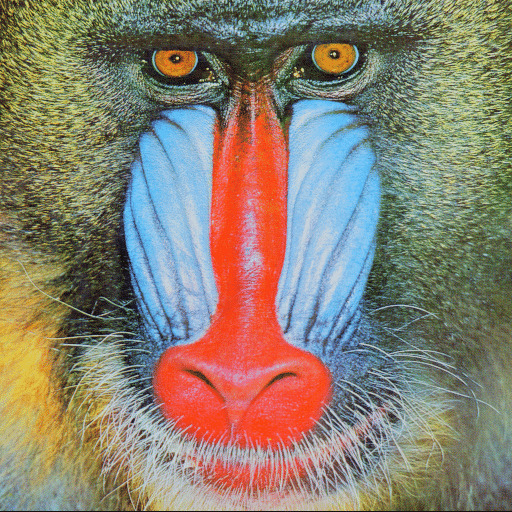
//> input picture multimedia/opencv_imageProcessing/mandrill.jpg, 512 x 512 px
$ ./rotate   (built with g++ and OpenCV 4)
//> lines starting //> are read from the running program, lines starting //| are printed output that depends on the picture
#include <opencv2/highgui/highgui.hpp>  // OpenCV의 고수준 GUI 기능을 사용하기 위한 헤더 파일 포함
#include <opencv2/imgproc/imgproc.hpp>  // OpenCV의 이미지 처리 기능을 사용하기 위한 헤더 파일 포함

using namespace cv; // OpenCV의 cv 네임스페이스를 사용하여 코드 내에서 cv:: 없이 함수와 클래스를 사용

int main()
{
    // "mandrill.jpg" 이미지를 컬러 형식으로 읽어와 Mat 객체에 저장
    Mat image1 = imread("mandrill.jpg", IMREAD_COLOR);
//> image1 is the input picture: 512 rows x 512 cols, CV_8UC3; mean B, G, R 113.4, 129, 137.4

    // image1과 같은 크기와 타입으로 검정색 이미지 생성 (각 변환 결과를 저장할 Mat 객체 생성)
    Mat image2 = Mat::zeros(image1.size(), image1.type()); // 회전 변환 결과
    Mat image3 = Mat::zeros(image1.size(), image1.type()); // 수직(상하) 대칭 변환 결과
    Mat image4 = Mat::zeros(image1.size(), image1.type()); // 수평(좌우) 대칭 변환 결과
    Mat image5 = Mat::zeros(image1.size(), image1.type()); // 전치 행렬 변환 결과

    // 회전 각도를 45도로 설정
    double angle = 45;

    // 회전의 중심점을 이미지의 중앙으로 설정
    Point2f center(image1.cols / 2., image1.rows / 2);
//> center = Point(256, 256)

    // 2D 회전 변환 행렬을 계산 (중심점, 회전 각도, 스케일)
    Mat rotMat = getRotationMatrix2D(center, angle, 1.0);

    // 아핀 변환을 사용하여 이미지를 45도 회전
    warpAffine(image1, image2, rotMat, image1.size());
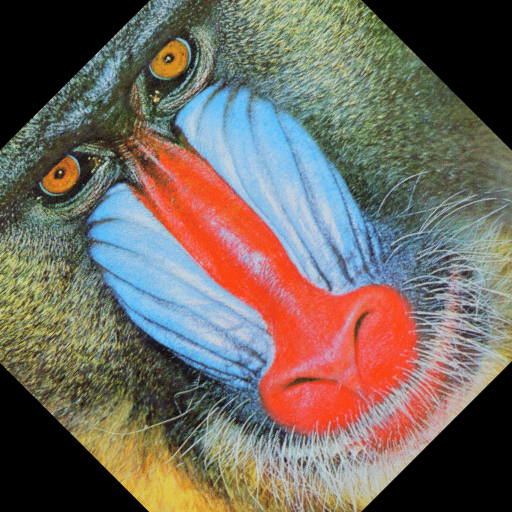
//> image2: 512 rows x 512 cols, CV_8UC3; mean B, G, R 96.8, 105.5, 114.5

    // 이미지의 수직(상하) 대칭을 적용
    flip(image1, image3, 0);
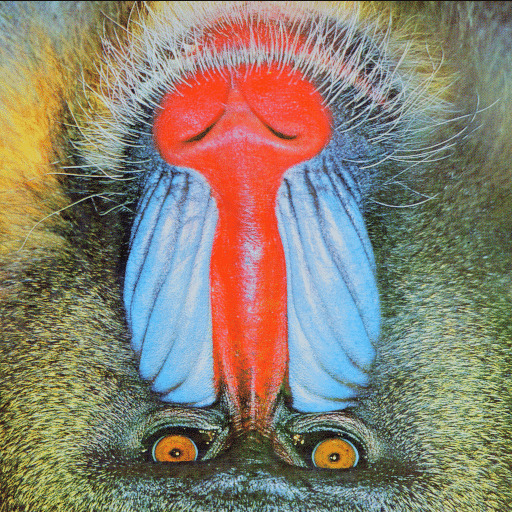
//> image3: 512 rows x 512 cols, CV_8UC3; mean B, G, R 113.4, 129, 137.4

    // 이미지의 수평(좌우) 대칭을 적용
    flip(image1, image4, 1);
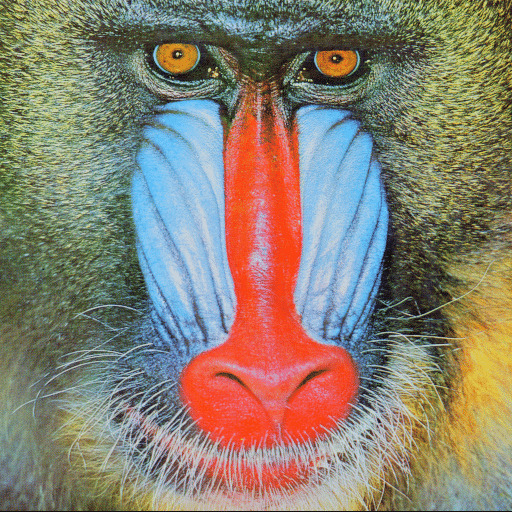
//> image4: 512 rows x 512 cols, CV_8UC3; mean B, G, R 113.4, 129, 137.4

    // 이미지의 전치 행렬을 계산 (행과 열을 뒤바꿈)
    transpose(image1, image5);
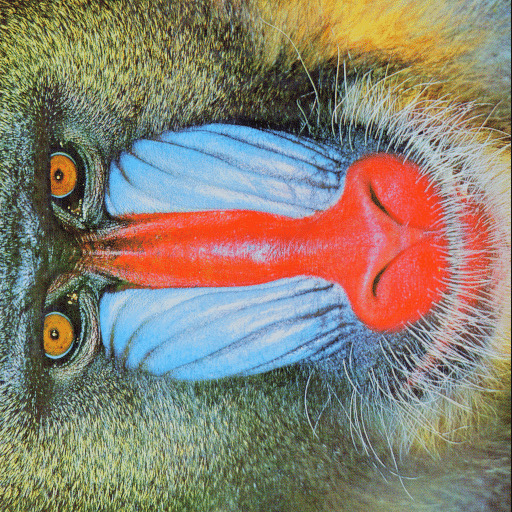
//> image5: 512 rows x 512 cols, CV_8UC3; mean B, G, R 113.4, 129, 137.4

    // 원본 이미지와 변환된 이미지들을 각각의 창에 표시
    imshow("Image", image1);       // 원본 이미지
    imshow("warpAffine", image2);  // 45도 회전된 이미지
    imshow("flip", image3);        // 수직(상하) 대칭된 이미지
    imshow("mirror", image4);      // 수평(좌우) 대칭된 이미지
    imshow("transpose", image5);   // 전치 행렬 이미지

    // 키 입력이 있을 때까지 대기 (창이 유지됨)
    waitKey(0);

    return 0; // 프로그램 종료
}

$ run again, with multimedia/opencv_imageProcessing/sample1.jpg copied over multimedia/opencv_imageProcessing/mandrill.jpg
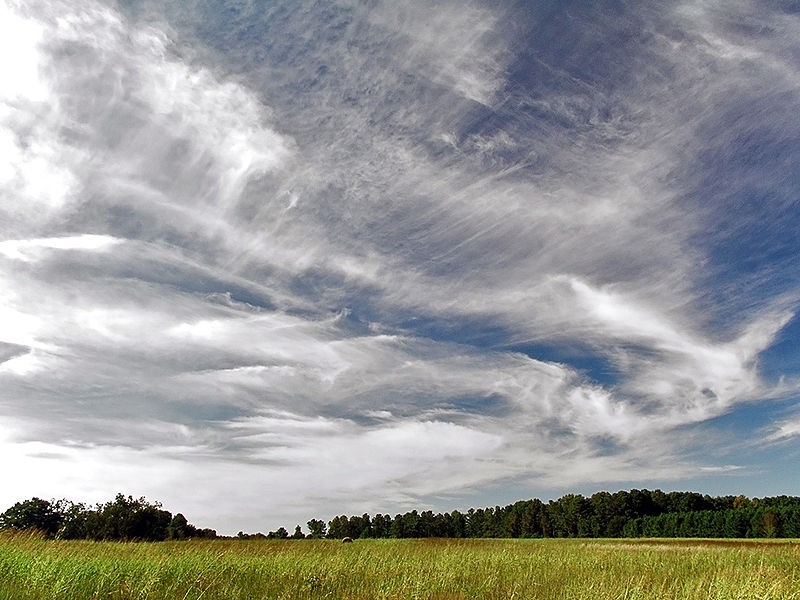
//> input picture multimedia/opencv_imageProcessing/sample1.jpg, 800 x 600 px
//> image1 is the input picture: 600 rows x 800 cols, CV_8UC3; mean B, G, R 152.1, 154.3, 152.8
//> `flip(image1, image4, 1);`:
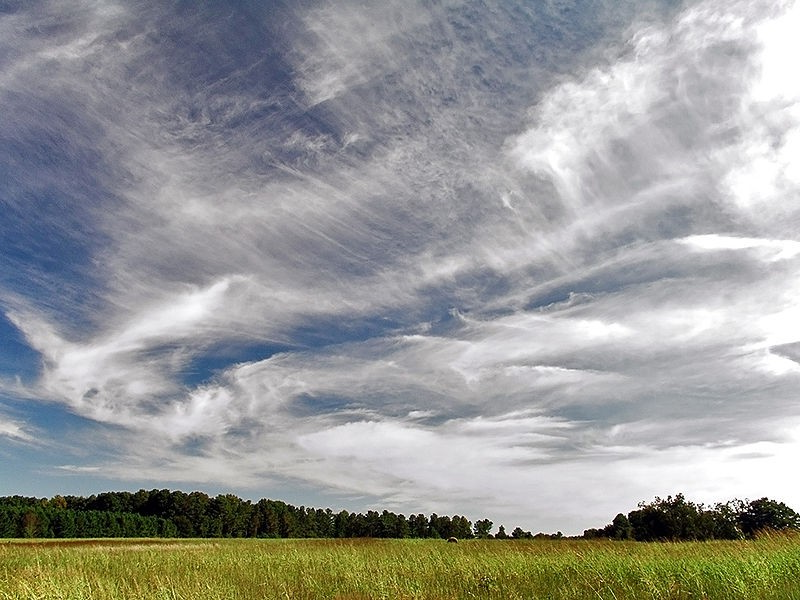
//> image4: 600 rows x 800 cols, CV_8UC3; mean B, G, R 152.1, 154.3, 152.8
//> `transpose(image1, image5);`:
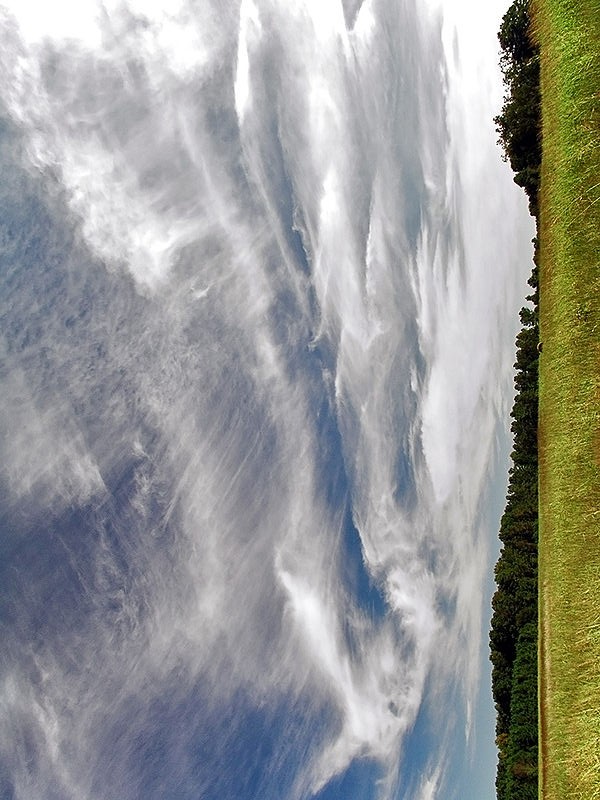
//> image5: 800 rows x 600 cols, CV_8UC3; mean B, G, R 152.1, 154.3, 152.8

$ run again, with multimedia/opencv_imageProcessing/sample2.jpg copied over multimedia/opencv_imageProcessing/mandrill.jpg
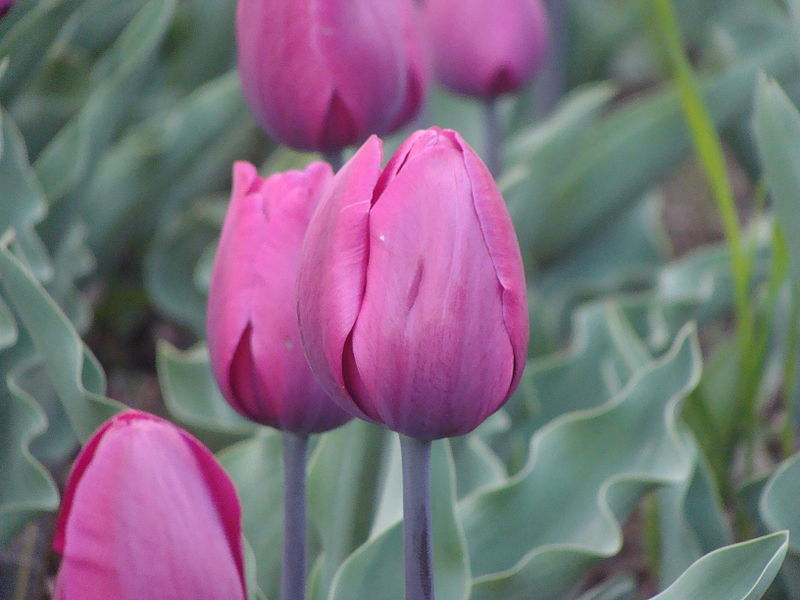
//> input picture multimedia/opencv_imageProcessing/sample2.jpg, 800 x 600 px
//> image1 is the input picture: 600 rows x 800 cols, CV_8UC3; mean B, G, R 123.8, 109.5, 123.6
//> `flip(image1, image4, 1);`:
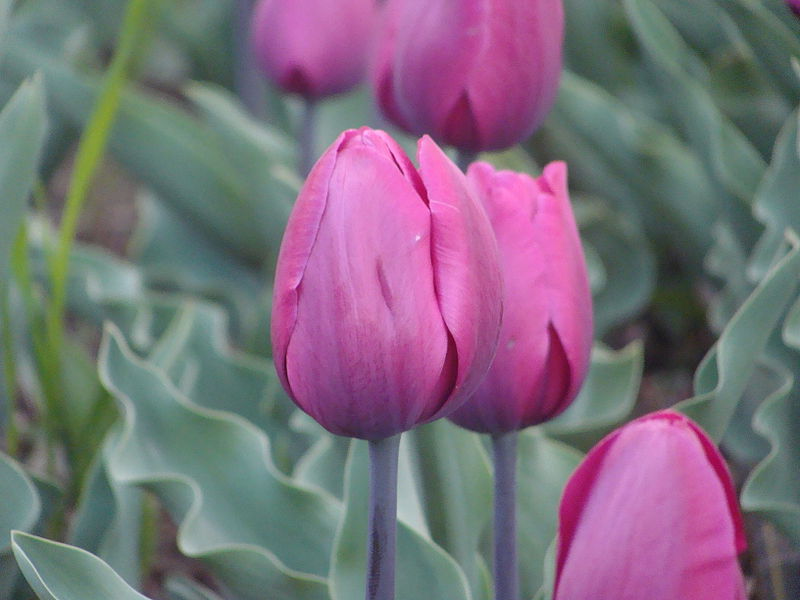
//> image4: 600 rows x 800 cols, CV_8UC3; mean B, G, R 123.8, 109.5, 123.6
//> `transpose(image1, image5);`:
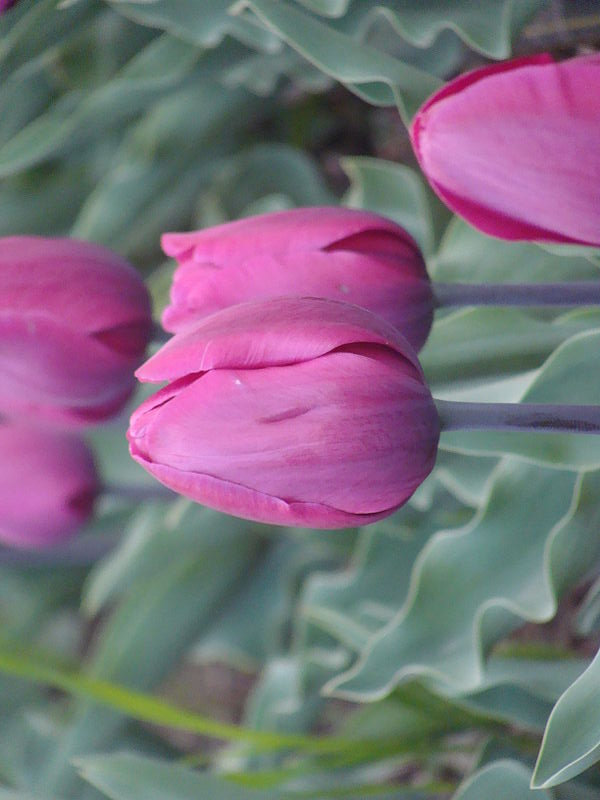
//> image5: 800 rows x 600 cols, CV_8UC3; mean B, G, R 123.8, 109.5, 123.6

$ run again, with multimedia/opencv_imageProcessing/captureimage01.bmp saved as multimedia/opencv_imageProcessing/mandrill.jpg
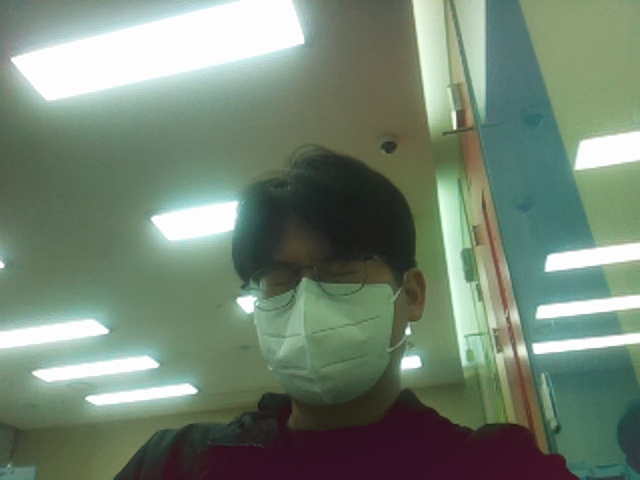
//> input picture multimedia/opencv_imageProcessing/captureimage01.bmp, 640 x 480 px
//> image1 is the input picture: 480 rows x 640 cols, CV_8UC3; mean B, G, R 115, 132.6, 115.6
//> `flip(image1, image4, 1);`:
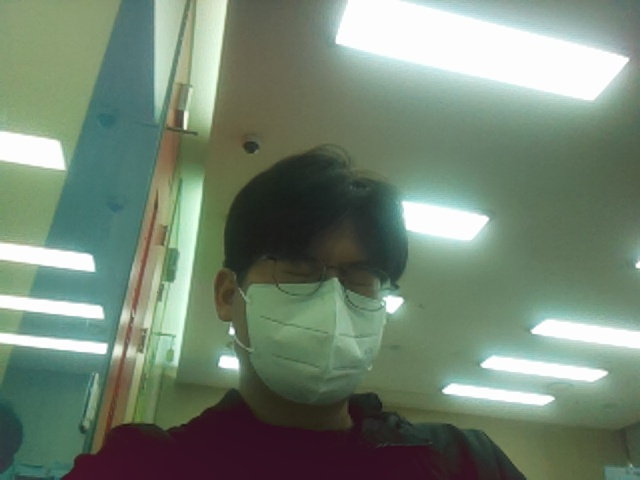
//> image4: 480 rows x 640 cols, CV_8UC3; mean B, G, R 115, 132.6, 115.6
//> `transpose(image1, image5);`:
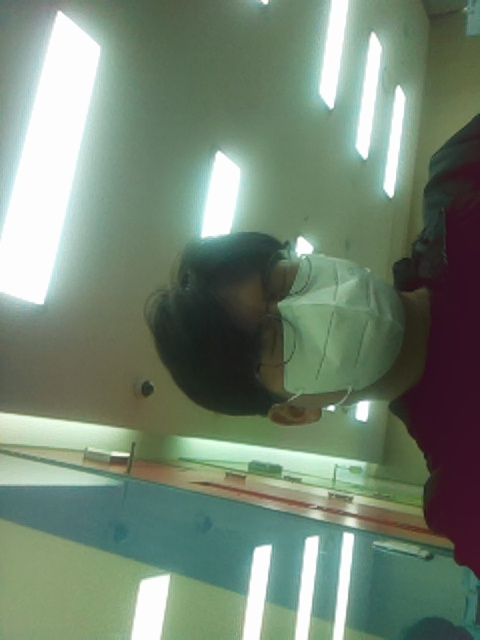
//> image5: 640 rows x 480 cols, CV_8UC3; mean B, G, R 115, 132.6, 115.6
